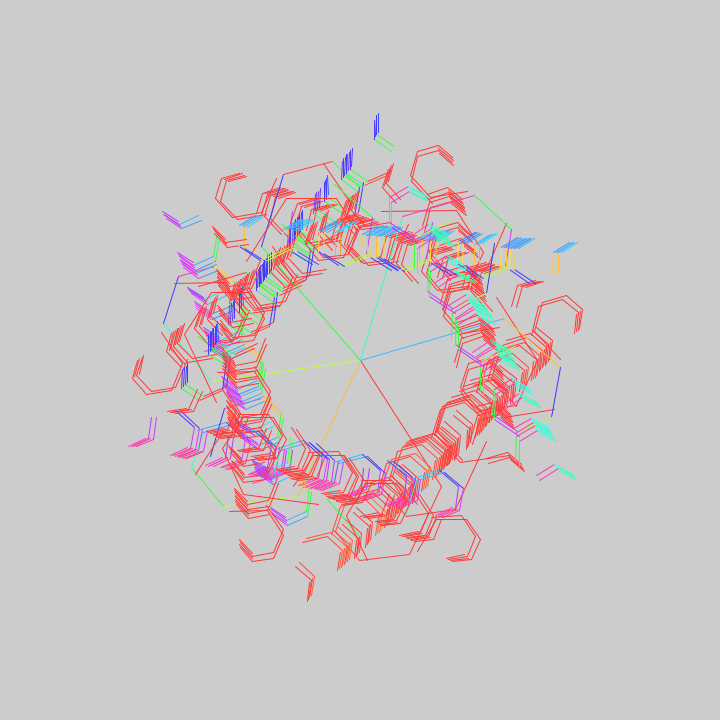
Frame 1 (no input)
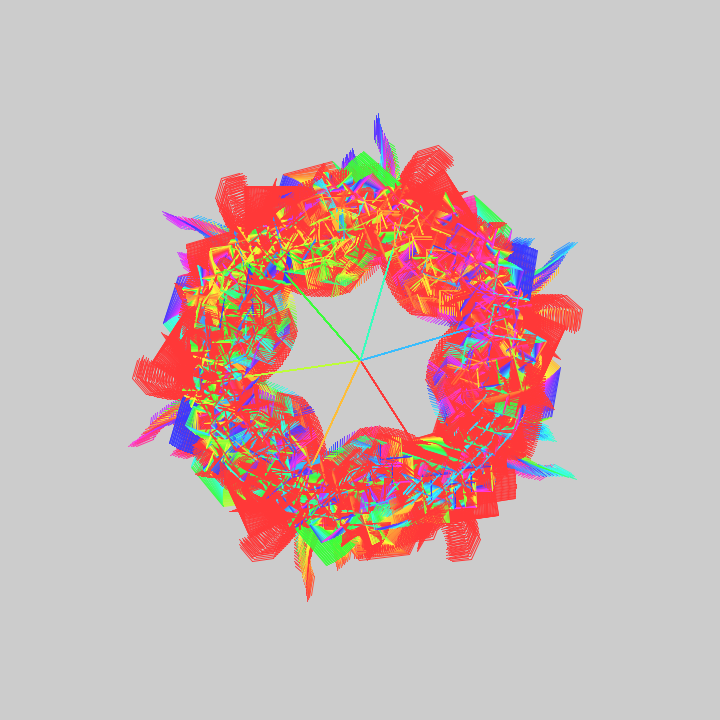
Frame 60 (the mouse pressed at the canvas centre just before this capture)
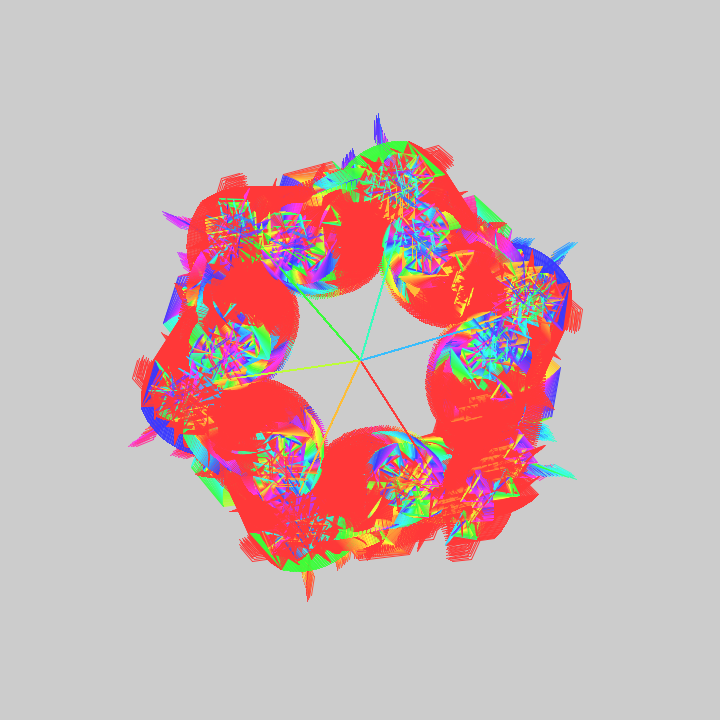
Frame 120 (the mouse held since frame 60 and released just before this capture)

The Processing sketch that drew these frames (run headless with seeded random() and noise(); from frame 60 on, the mouse is pressed at the canvas centre):

// Processing sketch: bit2atom_20210217b_iterativeTree4
// ── bit2atom_20210217b_iterativeTree4.pde
float r, t;
void setup() {
  size(720, 720);
  colorMode(HSB, 9);
}
void draw() {
  clear();
  t+=.01;
  for (r=0; r<6; r++)f(360, 360, r, 1);
}
void f(float x, float y, float i, float d) {
  if (d<9) {
    stroke((d*i)%9, 7, 9);
    line(x, y, x+=cos(i+d)*150/d, y+=sin(i+d)*150/d);
    f(x, y, i+t, ++d);
    f(y, x, -i-t, d);
  }
}
